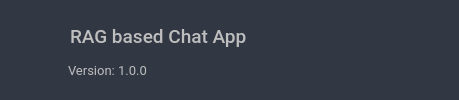
                                  <widget class="QFrame" name="frame_132">
                                   <property name="minimumSize">
                                    <size>
                                     <width>0</width>
                                     <height>100</height>
                                    </size>
                                   </property>
                                   <property name="maximumSize">
                                    <size>
                                     <width>16777215</width>
                                     <height>200</height>
                                    </size>
                                   </property>
                                   <property name="styleSheet">
                                    <string notr="true">QFrame{
	background-color: rgb(49, 55, 67);
	border-radius:10px;
}
</string>
                                   </property>
                                   <property name="frameShape">
                                    <enum>QFrame::Shape::StyledPanel</enum>
                                   </property>
                                   <property name="frameShadow">
                                    <enum>QFrame::Shadow::Raised</enum>
                                   </property>
                                   <layout class="QHBoxLayout" name="horizontalLayout_29">
                                    <property name="spacing">
                                     <number>0</number>
                                    </property>
                                    <property name="leftMargin">
                                     <number>0</number>
                                    </property>
                                    <property name="topMargin">
                                     <number>0</number>
                                    </property>
                                    <property name="rightMargin">
                                     <number>0</number>
                                    </property>
                                    <property name="bottomMargin">
                                     <number>0</number>
                                    </property>
                                    <item>
                                     <widget class="QFrame" name="frame_35">
                                      <property name="maximumSize">
                                       <size>
                                        <width>200</width>
                                        <height>16777215</height>
                                       </size>
                                      </property>
                                      <property name="frameShape">
                                       <enum>QFrame::Shape::StyledPanel</enum>
                                      </property>
                                      <property name="frameShadow">
                                       <enum>QFrame::Shadow::Raised</enum>
                                      </property>
                                      <layout class="QHBoxLayout" name="horizontalLayout_30">
                                       <item>
                                        <widget class="QPushButton" name="app_icon">
                                         <property name="sizePolicy">
                                          <sizepolicy hsizetype="Preferred" vsizetype="Preferred">
                                           <horstretch>0</horstretch>
                                           <verstretch>0</verstretch>
                                          </sizepolicy>
                                         </property>
                                         <property name="styleSheet">
                                          <string notr="true">border:none;
background:none;</string>
                                         </property>
                                         <property name="text">
                                          <string/>
                                         </property>
                                         <property name="icon">
                                          <iconset>
                                           <normaloff>../Reqs/app_icon.png</normaloff>../Reqs/app_icon.png</iconset>
                                         </property>
                                         <property name="iconSize">
                                          <size>
                                           <width>60</width>
                                           <height>60</height>
                                          </size>
                                         </property>
                                        </widget>
                                       </item>
                                      </layout>
                                     </widget>
                                    </item>
                                    <item>
                                     <widget class="QFrame" name="frame_36">
                                      <property name="frameShape">
                                       <enum>QFrame::Shape::StyledPanel</enum>
                                      </property>
                                      <property name="frameShadow">
                                       <enum>QFrame::Shadow::Raised</enum>
                                      </property>
                                      <layout class="QVBoxLayout" name="verticalLayout_16">
                                       <property name="leftMargin">
                                        <number>0</number>
                                       </property>
                                       <property name="topMargin">
                                        <number>20</number>
                                       </property>
                                       <item>
                                        <widget class="QLabel" name="label_43">
                                         <property name="minimumSize">
                                          <size>
                                           <width>400</width>
                                           <height>0</height>
                                          </size>
                                         </property>
                                         <property name="maximumSize">
                                          <size>
                                           <width>16777215</width>
                                           <height>40</height>
                                          </size>
                                         </property>
                                         <property name="font">
                                          <font>
                                           <family>Roboto Medium</family>
                                           <pointsize>14</pointsize>
                                          </font>
                                         </property>
                                         <property name="styleSheet">
                                          <string notr="true">color: rgb(190, 190, 190);
padding-left:15px;</string>
                                         </property>
                                         <property name="text">
                                          <string>RAG based Chat App</string>
                                         </property>
                                         <property name="alignment">
                                          <set>Qt::AlignmentFlag::AlignLeading|Qt::AlignmentFlag::AlignLeft|Qt::AlignmentFlag::AlignVCenter</set>
                                         </property>
                                        </widget>
                                       </item>
                                       <item>
                                        <widget class="QLabel" name="label_46">
                                         <property name="minimumSize">
                                          <size>
                                           <width>400</width>
                                           <height>0</height>
                                          </size>
                                         </property>
                                         <property name="maximumSize">
                                          <size>
                                           <width>16777215</width>
                                           <height>40</height>
                                          </size>
                                         </property>
                                         <property name="font">
                                          <font>
                                           <family>Roboto</family>
                                           <pointsize>10</pointsize>
                                          </font>
                                         </property>
                                         <property name="styleSheet">
                                          <string notr="true">color: rgb(190, 190, 190);
padding-left:15px;</string>
                                         </property>
                                         <property name="text">
                                          <string>Version: 1.0.0</string>
                                         </property>
                                         <property name="alignment">
                                          <set>Qt::AlignmentFlag::AlignLeading|Qt::AlignmentFlag::AlignLeft|Qt::AlignmentFlag::AlignTop</set>
                                         </property>
                                        </widget>
                                       </item>
                                      </layout>
                                     </widget>
                                    </item>
                                   </layout>
                                  </widget>
